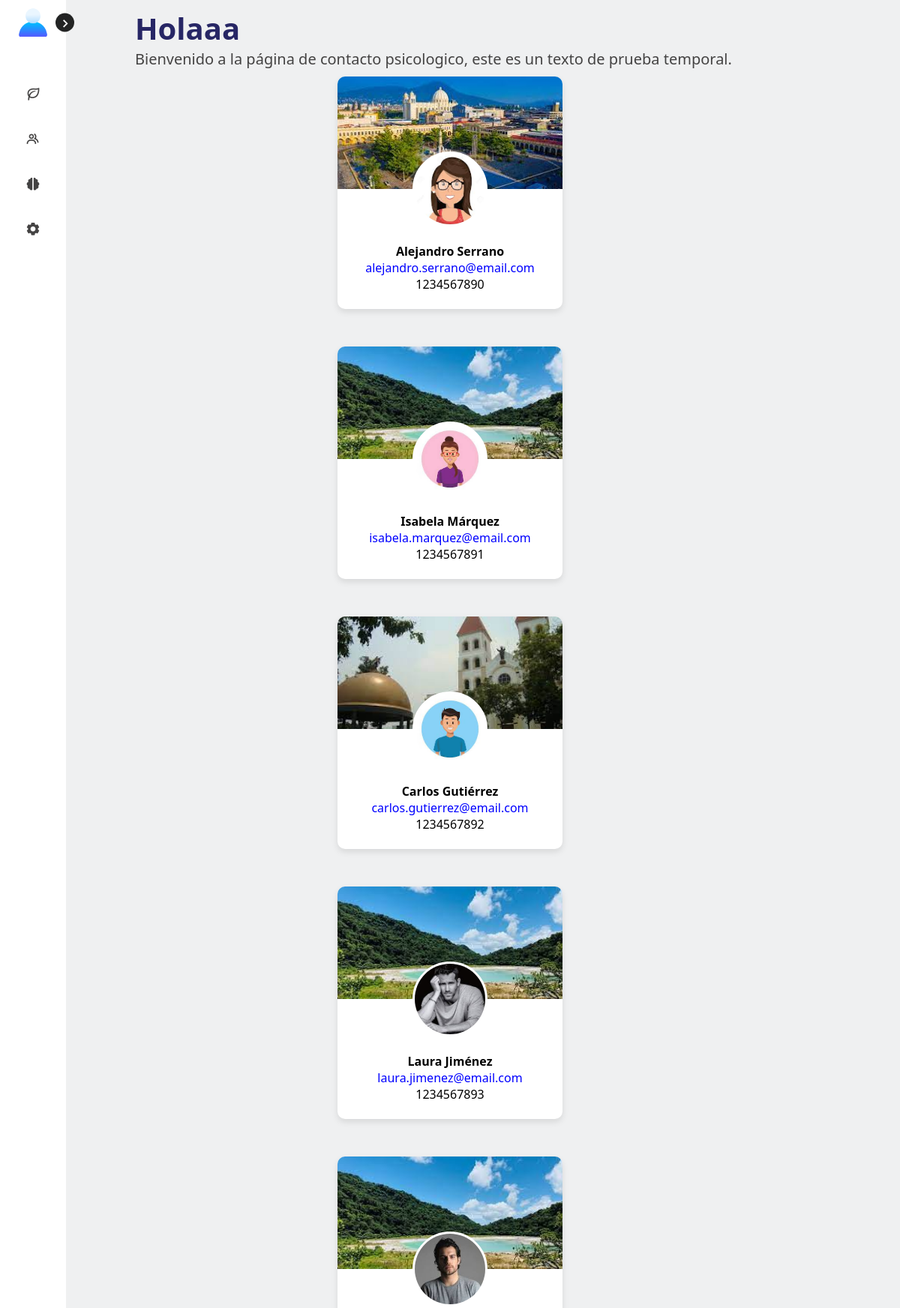
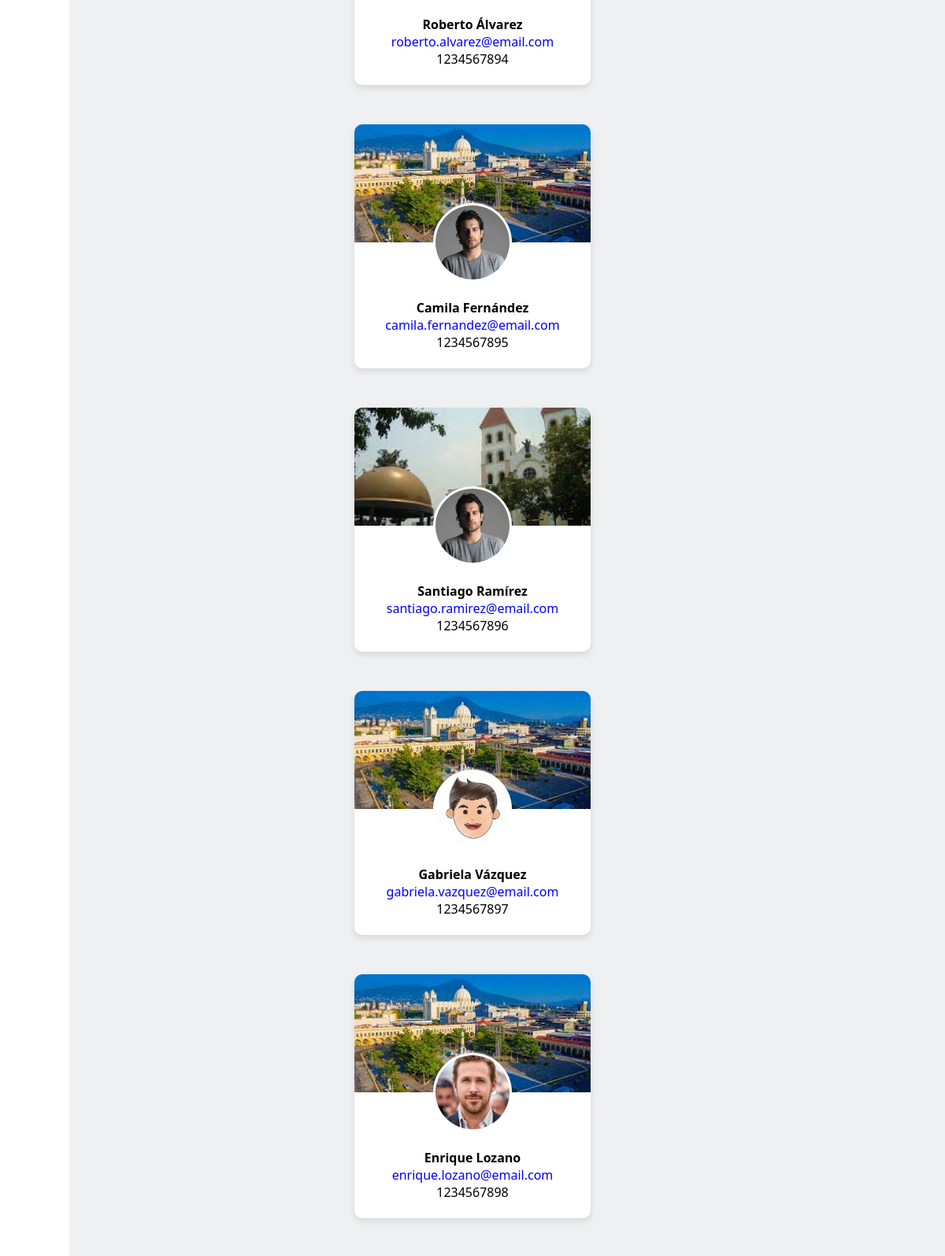
The app's page /view/psicologo.php (signed in, upper part) with its own data (2 pictures, top to bottom).
### tables this page shows
CREATE TABLE `psicologos` (
  `id_psicol` int(11) NOT NULL,
  `nombre` varchar(255) NOT NULL,
  `apellido` varchar(255) NOT NULL,
  `correo` varchar(255) NOT NULL,
  `telefono` varchar(255) NOT NULL,
  `cita` text NOT NULL
);

### view/psicologo.php (the view, shortened to what this page needs)
 <?php
include '../model/db.php';
?>
<!DOCTYPE html>
<html lang="es">
<head>
    <link href='https://unpkg.com/boxicons@2.1.1/css/boxicons.min.css' rel='stylesheet'>
    <link rel="stylesheet" href="../assets/css/botones-ca.css">
    <link rel="stylesheet" href="../assets/css/menu.css">
    <link rel="stylesheet" href="../assets/css/styles.css">
    <link rel="stylesheet" href="../assets/css/psicologo.css">
</head>
</head>
<body>
    <nav class="sidebar close">
        <header>
            <div class="image-text">
                <span class="image">
                    <img src="../assets/img/perfil.png" alt="">
                </span>
            </div>
            <i class='bx bx-chevron-right toggle'></i>
        </header>
        <div class="menu-bar">
            <div class="menu">
                <ul class="menu-links">
                    <li class="nav-link">
                        <a href="index.php">
                            <i class='bx bx-leaf icon'></i>
                        </a>
                    </li>
                    <li class="nav-link">
                        <a href="psicologo.php">
                            <i class='bx bx-group icon'></i>
                        </a>
                    </li>
                    <li class="nav-link">
                        <a href="evaluacion-clinica.php">
                            <i class="bx bxs-brain icon"></i>
                        </a>
                    </li>
                    <li class="nav-link">
                        <a href="settings.php">
                            <i class='bx bxs-cog icon'></i>
                        </a>
                    </li>
                </ul>
            </div>
        </div>
    </nav>
    <div class="cont-text">
        <h1>Holaaa</h1>
            <p>Bienvenido a la página de contacto psicologico, este es un texto de prueba temporal.</p>
    </div>
    <?php
    $sql = 'SELECT id_psicol, nombre, apellido, correo, telefono, cita FROM psicologos';
    $stmt = mysqli_query($conexion, $sql);
    echo '<div class="cards-wrapper">';
    while ($row = $stmt->fetch_assoc()) {
        $id = htmlspecialchars($row['id_psicol']);
        $nombreCompleto = htmlspecialchars($row['nombre'] . " " . $row['apellido']);
        $correo = htmlspecialchars($row['correo']);
        $telefono = htmlspecialchars($row['telefono']);
        $fotoRandom = '../assets/imgs-psicol/' . rand(1, 10) . '.jpg';
        $fondoRandom = '../assets/imgs-psicol/' . rand(11, 13) . '.jpg';
        echo <<<EOT
            <div class="card" data-id="$id">
                <div class="card-header">
                    <img src="$fondoRandom" alt="Paisaje" class="background-image">
                    <div class="profile-pic-container">
                        <img src="$fotoRandom" alt="Foto random para $nombreCompleto" class="profile-image">
                    </div>
                </div>
                <div class="card-content">
                    <h4><b>$nombreCompleto</b></h4>
                    <p><a href="mailto:$correo">$correo</a></p>
                    <p>$telefono</p>
                </div>
            </div>
            EOT;
    }
    echo '</div>';
    ?>
</body>
</html>

### assets/css/menu.css (style rules this page uses)
* { font-family:system-ui, -apple-system, BlinkMacSystemFont, 'Segoe UI', Roboto, Oxygen, Ubuntu, Cantarell, 'Open Sans', 'Helvetica Neue', sans-serif; margin: 0; padding: 0; box-sizing: border-box; }
:root { --body-color: #eff0f1; --sidebar-color: #FFF; --primary-color: #232424; --primary-color-light: #f0f0f1; --toggle-color: #b4adad; --text-color: #444343; --tran-03: all 0.2s ease; --tran-03: all 0.3s ease; --tran-04: all 0.3s ease; --tran-05: all 0.3s ease; }
body { min-height: 90vh; background-color: var(--body-color); transition: var(--tran-05); }
.sidebar { position: fixed; top: 0; left: 0; height: 100%; width: 250px; padding: 10px 14px; background: var(--sidebar-color); transition: var(--tran-05); z-index: 100; }
.sidebar.close { width: 88px; }
.sidebar li { height: 50px; list-style: none; display: flex; align-items: center; margin-top: 10px; }
.sidebar header .image, .sidebar .icon { min-width: 60px; border-radius: 6px; }
.sidebar .icon { min-width: 60px; border-radius: 6px; height: 100%; display: flex; align-items: center; justify-content: center; font-size: 20px; }
.sidebar .text, .sidebar .icon { color: var(--text-color); transition: var(--tran-03); }
.sidebar header { position: relative; }
.sidebar header .image-text { display: flex; align-items: center; }
.sidebar header .image { display: flex; align-items: center; justify-content: center; }
.sidebar header .image img { width: 40px; border-radius: 6px; }
.sidebar header .toggle { position: absolute; top: 50%; right: -25px; transform: translateY(-50%) rotate(180deg); height: 25px; width: 25px; background-color: var(--primary-color); color: var(--sidebar-color); border-radius: 50%; display: flex; align-items: center; justify-content: center; font-size: 22px; cursor: pointer; transition: var(--tran-05); }
.sidebar.close .toggle { transform: translateY(-50%) rotate(0deg); }
.sidebar .menu { margin-top: 40px; }
.sidebar li a { list-style: none; height: 100%; background-color: transparent; display: flex; align-items: center; height: 100%; width: 100%; border-radius: 6px; text-decoration: none; transition: var(--tran-03); }
.sidebar .menu-bar { height: calc(100% - 55px); display: flex; flex-direction: column; justify-content: space-between; overflow-y: scroll; }

### assets/css/styles.css (style rules this page uses)
.cont-text { font-size: 20px; font-weight: 500; color: var(--text-color); padding: 10px 180px; font-family: 'Montserrat', sans-serif; }
h1 { color: #272665; }

### assets/css/psicologo.css (style rules this page uses)
.card { width: 300px; border-radius: 10px; overflow: hidden; box-shadow: 0 4px 8px rgba(0, 0, 0, 0.1); margin-bottom: 30px; background-color: #fff; text-align: center; }
.card-header { position: relative; height: 150px; }
.background-image { width: 100%; height: 100%; object-fit: cover; }
.profile-pic-container { position: absolute; width: 100px; height: 100px; overflow: hidden; border-radius: 50%; border: 3px solid #fff; left: 50%; bottom: -50px; transform: translateX(-50%); background-color: #fff; }
.profile-image { width: 100%; height: 100%; object-fit: cover; }
.card-content { padding: 2px 16px; height: calc(auto + 50px); margin-top: 70px; margin-bottom: 20px; word-wrap: break-word; }
.card a { text-decoration: none; color: blue; }
.cards-wrapper { display: flex; flex-wrap: wrap; gap: 20px; justify-content: center; width: calc(50vw - 20px); margin-right: auto; margin-left: auto; margin-bottom: 30px; }
.close { font-size: 1.5em; cursor: pointer; }

### records on screen
psicologos: shows a picture, nombreCompleto "Alejandro Serrano", correo "alejandro.serrano@email.com", telefono "1234567890"
psicologos: shows a picture, nombreCompleto "Isabela Márquez", correo "isabela.marquez@email.com", telefono "1234567891"
psicologos: shows a picture, nombreCompleto "Carlos Gutiérrez", correo "carlos.gutierrez@email.com", telefono "1234567892"
psicologos: shows a picture, nombreCompleto "Laura Jiménez", correo "laura.jimenez@email.com", telefono "1234567893"
psicologos: nombreCompleto "Roberto Álvarez", correo "roberto.alvarez@email.com", telefono "1234567894"
psicologos: nombreCompleto "Camila Fernández", correo "camila.fernandez@email.com", telefono "1234567895"
psicologos: nombreCompleto "Santiago Ramírez", correo "santiago.ramirez@email.com", telefono "1234567896"
psicologos: shows a picture, nombreCompleto "Gabriela Vázquez", correo "gabriela.vazquez@email.com", telefono "1234567897"
psicologos: shows a picture, nombreCompleto "Enrique Lozano", correo "enrique.lozano@email.com", telefono "1234567898"
